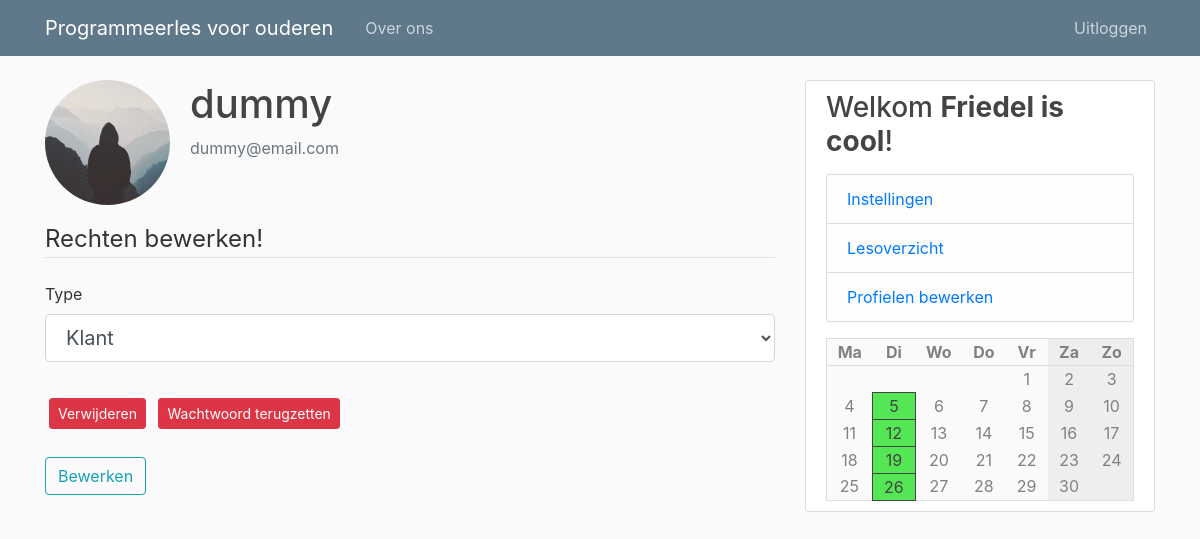
Screenshot of /user/2 (signed in) with the database file from the repository.
### pgmles/models.py (models this page shows)
class User(db.Model, UserMixin):
    id = db.Column(db.Integer, primary_key=True)
    type = db.Column(db.String(6), nullable=False, default="client")
    username = db.Column(db.String(20), unique=True, nullable=False)
    email = db.Column(db.String(120), unique=True, nullable=False)
    image_file = db.Column(db.String(20), nullable=False, default='default.jpg')
    password = db.Column(db.String(60), nullable=False)

class Course(db.Model):
    id = db.Column(db.Integer, primary_key=True)
    name = db.Column(db.String(100), nullable=False)
    description = db.Column(db.Text, nullable=False)
    teacher_id = db.Column(db.Integer, db.ForeignKey('user.id'), nullable=False)
    weekday = db.Column(db.Integer, nullable=False)
    start = db.Column(db.String(10), nullable=False, default=datetime.utcnow)
    end = db.Column(db.String(10), nullable=False, default=datetime.utcnow)
    location = db.Column(db.String(120), nullable=False)

### pgmles/routes.py (the view)
@app.route("/user/<int:user_id>", methods=['GET','POST'])
@login_required
def admin_user(user_id):
    if current_user.type != "admin":
        abort(403)
    form = AdminForm()
    user = User.query.filter_by(id=user_id).first()
    image_file = url_for('static', filename='profile_pics/' + user.image_file)
    if form.validate_on_submit():
        user.type = form.type.data
        db.session.commit()
        flash(f'De gebruiker {user.username} is nu een {user.type}', 'success')
        return redirect(url_for('admin'))
    elif request.method == 'GET':
        form.type.data = user.type
    return render_template('admin_user.html', calendar=make_calendar(), form=form, user=user, image_file=image_file)

### pgmles/forms.py
class AdminForm(FlaskForm):
    type = SelectField('Type',  choices=[('client', 'Klant'), ('teacher', 'Docent'), ('admin', 'Administrator')])
    submit = SubmitField('Bewerken')

### pgmles/models.py (called while the page is built)
@login_manager.user_loader
def load_user(user_id):
    return User.query.get(int(user_id))

### pgmles/routes.py (called while the page is built)
def make_calendar():
    weekdays = list(enumerate(['Ma', 'Di', 'Wo', 'Do', 'Vr', 'Za', 'Zo']))
    courses = [ None, None, None, None, None, None, None ]
    if current_user.is_authenticated:
        subscriptions = [ cm.course_id for cm in CourseMember.query.filter_by(user_id=current_user.id) ]
        courses = [ ' +\n'.join([ c.name for c in Course.query.filter_by(weekday=i) if c.id in subscriptions ]) for i in range(7) ]
    today = datetime.today()
    m = Month()
    rows = []
    for days in m.monthdayscalendar(today.year, today.month):
        rows.append([ (i, d, courses[i]) for i, d in enumerate(days) ])
    return { 'weekdays': weekdays, 'rows': rows }

### pgmles/templates/admin_user.html (shortened to what this page needs)
{% extends "layout.html" %}
{% block content %}
<div class="media">
    <img class="rounded-circle account-img" src="{{ image_file }}">
    <div class="media-body">
        <h2 class="account-heading">{{ user.username }}</h2>
        <p class="text-secondary">{{ user.email }}</p>
    </div>
</div>
<form method="POST" action="">
    <fieldset class="form-group">
        <legend class="border-bottom mb-4">Rechten bewerken!</legend>
        <div class="form-group">
            {{ form.type.label(class="form-control-label") }}
            {% if form.type.errors %}
            {{ form.type(class="form-control form-control-lg is-invalid") }}
            <div class="invalid-feedback">
                {% for error in form.type.errors %}
                <span>{{ error }}</span>
                {% endfor %}
            </div>
            {% else %}
            {{ form.type(class="form-control form-control-lg") }}
            {% endif %}
        </div>
    </fieldset>
    <div class="form-group">
        <button type="button" class="btn btn-danger btn-sm m-1" data-toggle="modal"
            data-target="#deleteModal">Verwijderen</button>
        <a class="btn btn-danger btn-sm m-1" href="{{ url_for('reset_user', user_id=user.id) }}">Wachtwoord
            terugzetten</a>
        <br><br>
        {{ form.submit(class="btn btn-outline-info") }}
    </div>
</form>
{% endblock content %}

### pgmles/templates/layout.html (shortened to what this page needs)
<!DOCTYPE html>
<html>
<head>
    <link rel="stylesheet" href="https://maxcdn.bootstrapcdn.com/bootstrap/4.0.0/css/bootstrap.min.css"
>
    <link rel="stylesheet" type="text/css" href="{{ url_for('static', filename='main.css') }}">
</head>
<body>
    <header class="site-header">
        <nav class="navbar navbar-expand-md navbar-dark bg-steel fixed-top">
            <div class="container">
                <a class="navbar-brand mr-4" href="/">Programmeerles voor ouderen</a>
                <div class="collapse navbar-collapse" id="navbarToggle">
                    <div class="navbar-nav mr-auto">
                        <a class="nav-item nav-link" href="/about">Over ons</a>
                    </div>
                    <div class="navbar-nav">
                        {% if current_user.is_authenticated %}
                        <a class="nav-item nav-link" href="{{ url_for('logout') }}">Uitloggen</a>
                        {% else %}
                        <a class="nav-item nav-link" href="{{ url_for('login') }}">Inloggen</a>
                        <a class="nav-item nav-link" href="{{ url_for('register') }}">Registeren</a>
                        {% endif %}
                    </div>
                </div>
            </div>
        </nav>
    </header>
    <main role="main" class="container">
        <div class="row">
            <div class="col-md-8">
                {% block content %}{% endblock %}
            </div>
            <div class="col-md-4">
                <div class="content-section">
                    <h3>Welkom <b>{{ current_user.username if current_user.is_authenticated else 'gast' }}</b>!</h3>
                    {% if current_user.is_authenticated %}
                    <p class='text-muted'>
                    <ul class="list-group">
                        <li class="list-group-item list-group-item-light"><a
                                href="{{ url_for('account') }}">Instellingen</a></li>
                        {% if current_user.type == 'teacher' or current_user.type == 'admin' %}
                        <li class="list-group-item list-group-item-light"><a
                                href="{{ url_for('course_overview') }}">Lesoverzicht</a></li>
                        {% endif %}
                        {% if current_user.type == 'admin' %}
                        <li class="list-group-item list-group-item-light"><a href="{{ url_for('admin') }}">Profielen
                                bewerken</a></li>
                        {% endif %}
                    </ul>
                    </p>
                    {% endif %}
                    <table class='calendar'>
                        <tr>
                            {% for d, day in calendar['weekdays'] %}
                            <th class="{{ 'weekend' if d >= 5 }}">{{ day }}</th>
                            {% endfor %}
                        </tr>
                        {% for row in calendar['rows'] %}
                        <tr>
                            {% for d, day, course in row %}
                            <td class="{{ 'weekend' if d >= 5 }} {{ 'course' if course and day }}">
                                {{ day if day }}
                            </td>
                            {% endfor %}
                        </tr>
                        {% endfor %}
                    </table>
                </div>
            </div>
        </div>
    </main>
</body>
</html>

### pgmles/static/main.css (style rules this page uses)
body { background: #fafafa; color: #333333; margin-top: 5rem; }
h1, h2, h3, h4, h5, h6 { color: #444444; }
.bg-steel { background-color: #5f788a; }
.site-header .navbar-nav .nav-link { color: #cbd5db; }
.content-section { background: #ffffff; padding: 10px 20px; border: 1px solid #dddddd; border-radius: 3px; margin-bottom: 20px; }
.account-img { height: 125px; width: 125px; margin-right: 20px; margin-bottom: 16px; }
.account-heading { font-size: 2.5rem; }
.calendar { background-color: #fafafa; width: 100%; color: #818182; border: #dddddd solid 1px; }
.calendar .weekend { background-color: #eee; }
.calendar th { border-bottom: #ddd solid 1px; }
.calendar th, td { text-align: center; width: 100px; position: relative; }
.calendar .course { background: rgb(84, 230, 84); border: #444 solid 1px; color: #444 }

### rows the page displays
User: username "dummy", email "dummy@email.com", type "Klant"
User: username "Friedel is cool"
Course: teacher "5", day "12", day "19", day "26"

### other values shown
{{ day }} "Ma" "Di" "Wo" "Do" "Vr" "Za" "Zo"
{{ day if day }} "1" "2" "3" "4" "6" "7" "8" "9" "10" "11" "13" "14" "15" "16" "17" "18" "20" "21" "22" "23" "24" "25" "27" "28" "29" "30"
